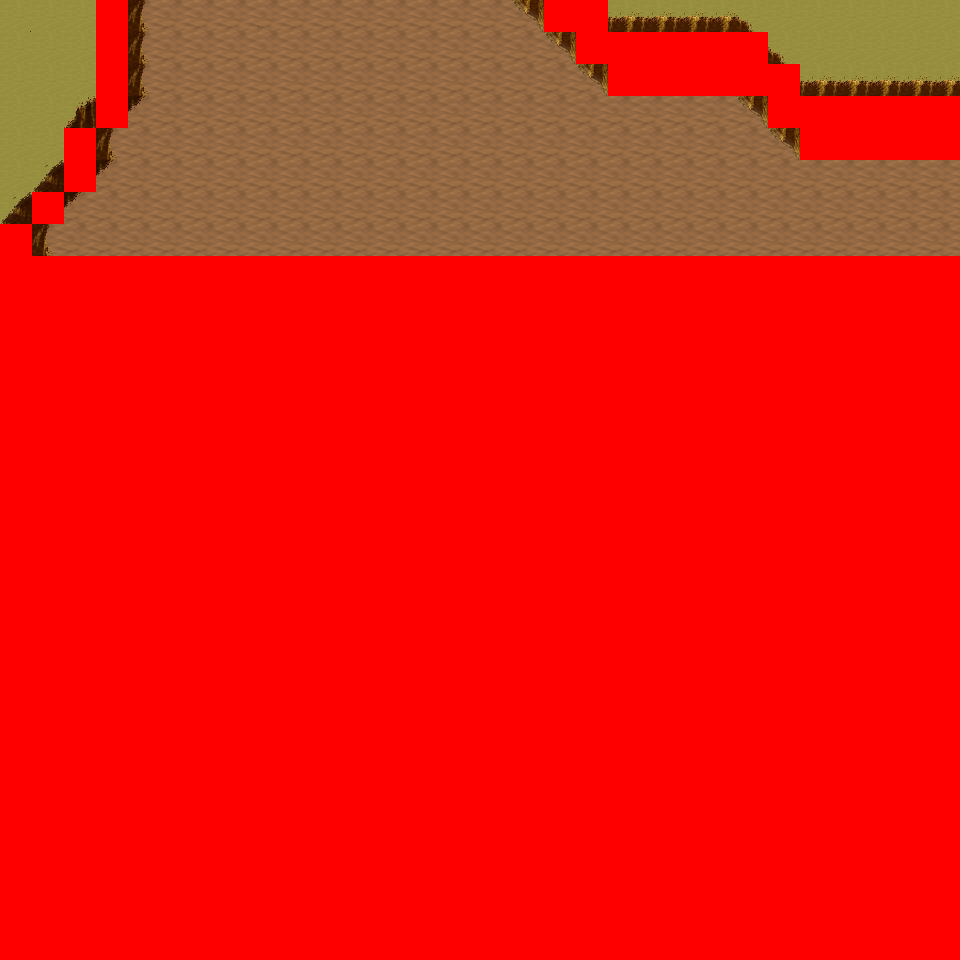

Rendered tile map (Tiled .tmx) drawn with the repository's tilesets; below, a short description and the map source with its tile grids summarised:
An orthogonal 30x30 tile map with 32x32 px tiles, 6 tile layers (Ground, Object, Object2, Above, ...), 11 tilesets and 6 objects (6x mapchange).

<map version="1.0" orientation="orthogonal" renderorder="right-down" width="30" height="30" tilewidth="32" tileheight="32" nextobjectid="7">
  <tileset firstgid="1" name="tileset_logic_collision" tilewidth="32" tileheight="32" tilecount="1" columns="1">
    <image source="../drawable/tileset_logic_collision.png" width="32" height="32" />
  </tileset>
  <tileset firstgid="2" name="tileset_ground_ground" tilewidth="32" tileheight="32" tilecount="33" columns="3">
    <image source="../drawable/tileset_ground_ground.png" width="96" height="352" />
  </tileset>
  <tileset firstgid="35" name="tileset_ground_earth_edges" tilewidth="32" tileheight="32" tilecount="18" columns="6">
    <image source="../drawable/tileset_ground_earth_edges.png" width="192" height="96" />
  </tileset>
  <tileset firstgid="53" name="tileset_ground_grass_corners" tilewidth="32" tileheight="32" tilecount="24" columns="6">
    <image source="../drawable/tileset_ground_grass_corners.png" width="192" height="128" />
  </tileset>
  <tileset firstgid="77" name="tileset_ground_grass_edges" tilewidth="32" tileheight="32" tilecount="36" columns="12">
    <image source="../drawable/tileset_ground_grass_edges.png" width="384" height="96" />
  </tileset>
  <tileset firstgid="113" name="tileset_ground_water_pool" tilewidth="32" tileheight="32" tilecount="72" columns="3">
    <image source="../drawable/tileset_ground_water_pool.png" width="96" height="768" />
  </tileset>
  <tileset firstgid="185" name="tileset_ground_ridge_earth_pale" tilewidth="32" tileheight="32" tilecount="96" columns="12">
    <image source="../drawable/tileset_ground_ridge_earth_pale.png" width="384" height="256" />
  </tileset>
  <tileset firstgid="281" name="tileset_ground_ridge_earth_dark" tilewidth="32" tileheight="32" tilecount="96" columns="12">
    <image source="../drawable/tileset_ground_ridge_earth_dark.png" width="384" height="256" />
  </tileset>
  <tileset firstgid="377" name="tileset_plant_stump_stump_vertical" tilewidth="32" tileheight="32" tilecount="1" columns="1">
    <image source="../drawable/tileset_plant_stump_stump_vertical.png" width="32" height="32" />
  </tileset>
  <tileset firstgid="378" name="tileset_plant_tree_tree_darkgreen" tilewidth="32" tileheight="32" tilecount="88" columns="8">
    <image source="../drawable/tileset_plant_tree_tree_darkgreen.png" width="256" height="352" />
  </tileset>
  <tileset firstgid="466" name="tileset_building_death_tower" tilewidth="32" tileheight="32" tilecount="252" columns="9">
    <image source="../drawable/tileset_building_death_tower.png" width="288" height="896" />
  </tileset>
  <layer name="Ground" width="30" height="30">
    <data>[900 cells, 240 non-empty, 2 distinct tile ids]</data>
  </layer>
  <layer name="Object" width="30" height="30">
    <data>[900 cells, 62 non-empty, 15 distinct tile ids]</data>
  </layer>
  <layer name="Object2" width="30" height="30">
    <data>[900 cells, 0 non-empty, 0 distinct tile ids]</data>
  </layer>
  <layer name="Above" width="30" height="30">
    <data>[900 cells, 0 non-empty, 0 distinct tile ids]</data>
  </layer>
  <layer name="Above2" width="30" height="30">
    <data>[900 cells, 0 non-empty, 0 distinct tile ids]</data>
  </layer>
  <layer name="Walkable" width="30" height="30">
    <data>[900 cells, 693 non-empty, 1 distinct tile ids]</data>
  </layer>
  <objectgroup name="MapEvents">
    <object id="1" name="north" type="mapchange" x="0" y="0" width="96" height="32">
      <properties>
        <property name="map" value="0_ados_mountain_n2_w2_x1_y3" />
        <property name="place" value="south" />
      </properties>
    </object>
    <object id="2" name="north2" type="mapchange" x="128" y="0" width="416" height="32">
      <properties>
        <property name="map" value="0_ados_mountain_n2_w2_x1_y3" />
        <property name="place" value="south2" />
      </properties>
    </object>
    <object id="3" name="north3" type="mapchange" x="608" y="0" width="352" height="32">
      <properties>
        <property name="map" value="0_ados_mountain_n2_w2_x1_y3" />
        <property name="place" value="south3" />
      </properties>
    </object>
    <object id="4" name="west" type="mapchange" x="0" y="0" width="32" height="224">
      <properties>
        <property name="map" value="0_ados_mountain_n2_w2_x0_y4" />
        <property name="place" value="east" />
      </properties>
    </object>
    <object id="5" name="east" type="mapchange" x="928" y="0" width="32" height="96">
      <properties>
        <property name="map" value="0_ados_mountain_n2_w2_x2_y4" />
        <property name="place" value="west" />
      </properties>
    </object>
    <object id="6" name="east2" type="mapchange" x="928" y="160" width="32" height="96">
      <properties>
        <property name="map" value="0_ados_mountain_n2_w2_x2_y4" />
        <property name="place" value="west2" />
      </properties>
    </object>
  </objectgroup>
</map>
